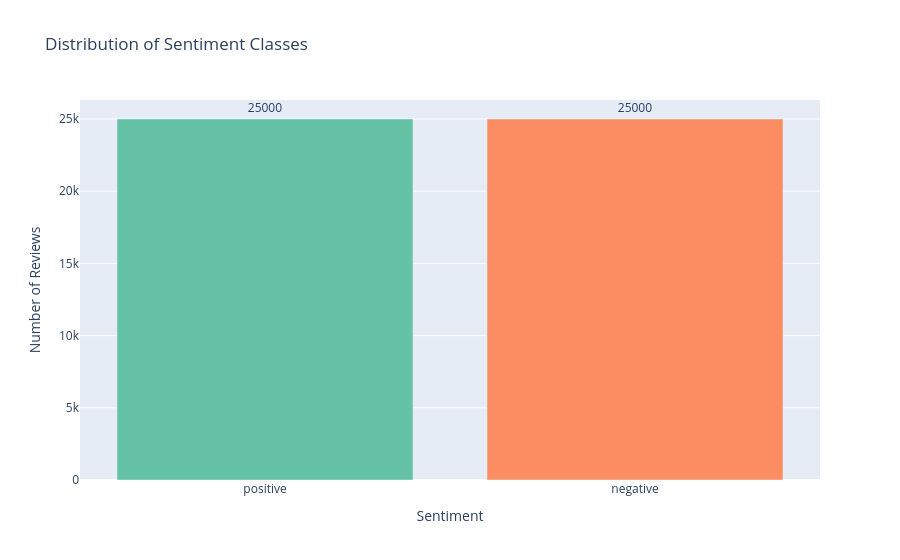

Notebook source saved alongside this figure:
### Markdown cell above
## # Visualization 2 — Sentiment/Class Distribution

### Code cell
import plotly.express as px

sentiment_counts = df["sentiment"].value_counts().reset_index()
sentiment_counts.columns = ["sentiment", "count"]

fig = px.bar(
    sentiment_counts,
    x="sentiment",
    y="count",
    color="sentiment",
    color_discrete_map={"positive": "#66c2a5", "negative": "#fc8d62"},
    text="count",
    title="Distribution of Sentiment Classes",
    labels={"sentiment": "Sentiment", "count": "Number of Reviews"}
)

fig.update_traces(textposition="outside")
fig.update_layout(showlegend=False)
fig.show()

### Figure 1 — Plotly figure (JSON) as saved in the notebook; plotly's stock layout.template omitted (floating-point values rounded to 4 significant figures)
{"data": [{"hovertemplate": "Sentiment=%{x}<br>Number of Reviews=%{text}<extra></extra>", "legendgroup": "positive", "marker": {"color": "#66c2a5", "pattern": {"shape": ""}}, "name": "positive", "orientation": "v", "showlegend": true, "text": [25000.0], "textposition": "outside", "type": "bar", "x": ["positive"], "xaxis": "x", "y": [25000], "yaxis": "y"}, {"hovertemplate": "Sentiment=%{x}<br>Number of Reviews=%{text}<extra></extra>", "legendgroup": "negative", "marker": {"color": "#fc8d62", "pattern": {"shape": ""}}, "name": "negative", "orientation": "v", "showlegend": true, "text": [25000.0], "textposition": "outside", "type": "bar", "x": ["negative"], "xaxis": "x", "y": [25000], "yaxis": "y"}], "layout": {"barmode": "relative", "legend": {"title": {"text": "Sentiment"}, "tracegroupgap": 0}, "showlegend": false, "title": {"text": "Distribution of Sentiment Classes"}, "xaxis": {"anchor": "y", "categoryarray": ["positive", "negative"], "categoryorder": "array", "domain": [0, 1], "title": {"text": "Sentiment"}}, "yaxis": {"anchor": "x", "domain": [0, 1], "title": {"text": "Number of Reviews"}}}}
